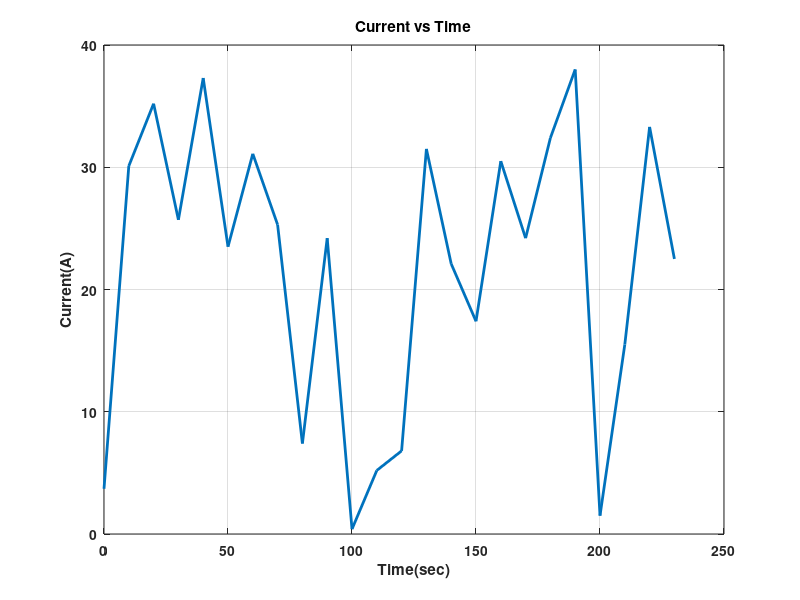
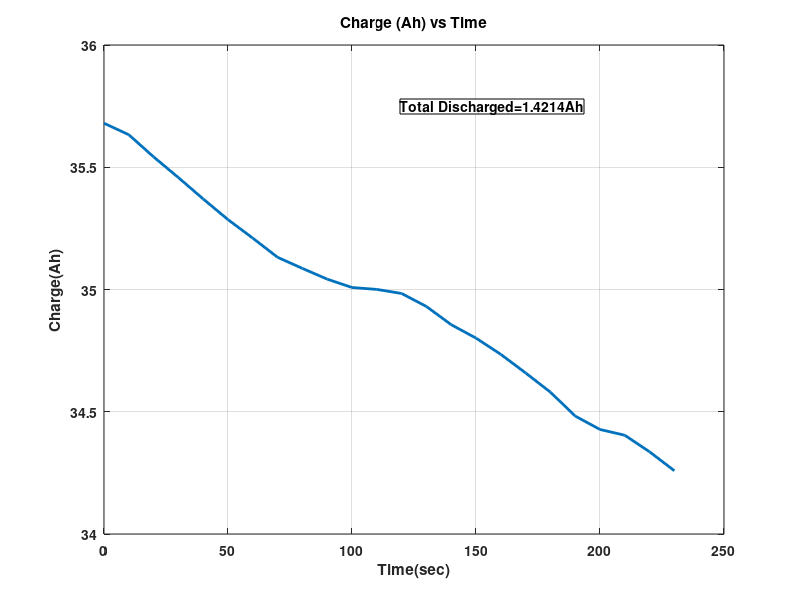

Here is the MATLAB script that generated these plots, in order:
clc;
clear all;
close all;
current = [3.7 30.1 35.2 25.7 37.3 23.5 31.1 25.3 7.4 24.2 0.4 5.2 6.8 31.5 22.1 17.4 30.5 24.2 32.4 38 1.5 15.5 33.3 22.5];
time= 00:10:230;
Q(1) = 0;

for  i = 2:24
    Q(i) = trapz(time(1:i),current(1:i));
end
figure(3);
QTotal = trapz(time, current)
plot(time, 35.68-Q/3600,'linewidth',2),xlabel('Time(sec)','FontWeight','bold'),ylabel('Charge(Ah)','FontWeight','bold'),grid on,title('Charge (Ah) vs Time','FontWeight','bold'),set(gca,'FontWeight','bold');
annotation('textbox', [.5 .81 .35 .1],'String',[sprintf('Total Discharged=%.4fAh',QTotal/3600) ],'FontWeight','bold','BackgroundColor','white');
figure(2);
plot(time,current,'linewidth',2),xlabel('Time(sec)','FontWeight','bold'),ylabel('Current(A)','FontWeight','bold'),grid on,title('Current vs Time','FontWeight','bold'),set(gca,'FontWeight','bold')


